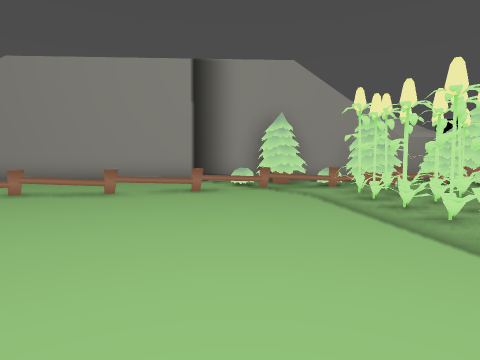
view 1 (above)

12 first-person views from a walk through a level from a Godot 3-D game. The camera is 1.4 m above the floor, tilts 4° down and sees 75° across. The floor is counted in squares, 2 m on a side. Each view is taken from the middle of a square. On the plan, view 1 faces up. The plan holds only what a view shows up to about 10 squares ahead; the rest is blank. The place goes on beyond the plan. Some surface patterns are stand-ins.

view 2
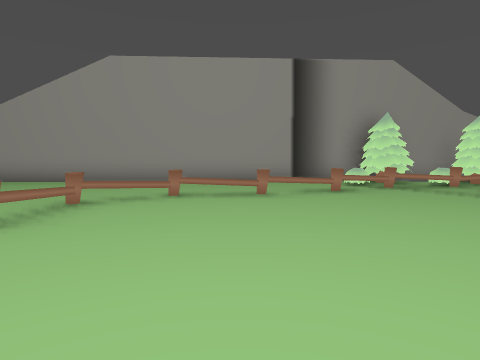

view 3
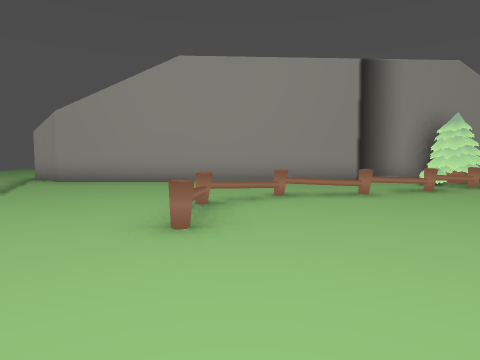

view 4
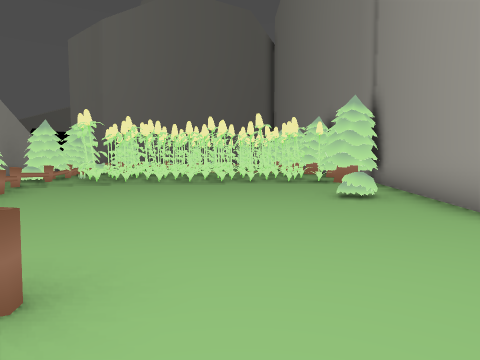

view 5
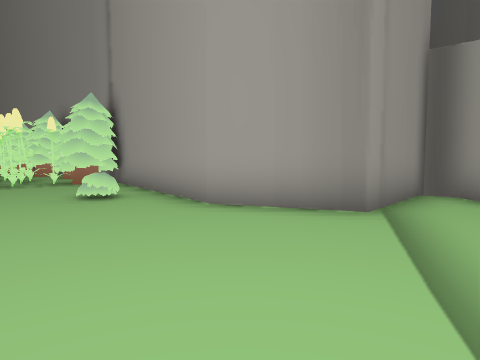

view 6
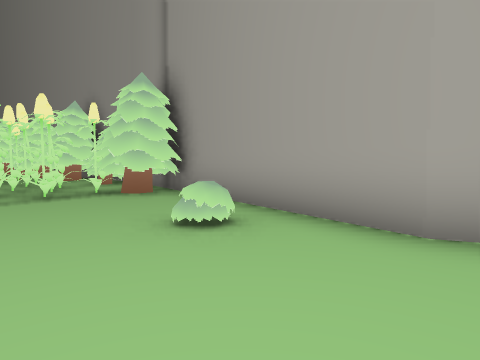

view 7
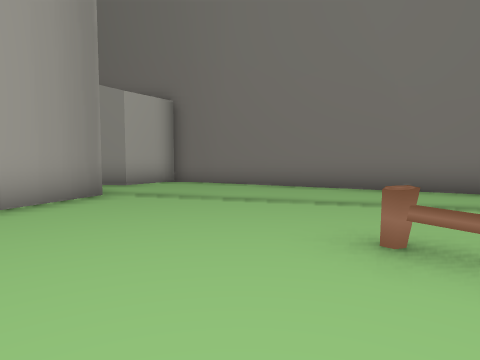

view 8
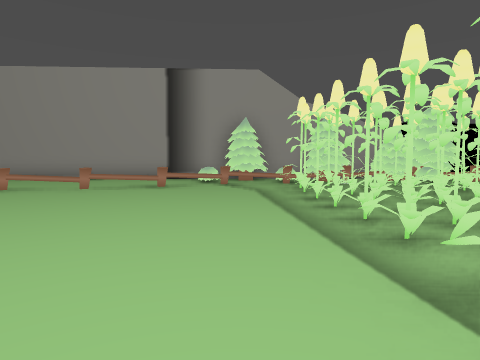

view 9
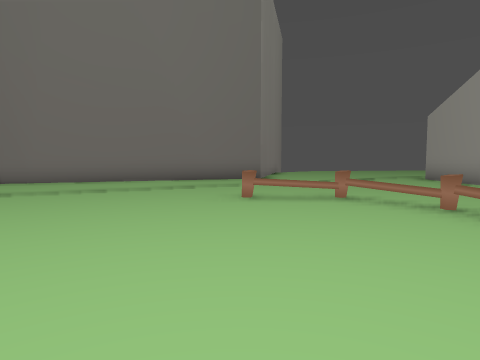

view 10
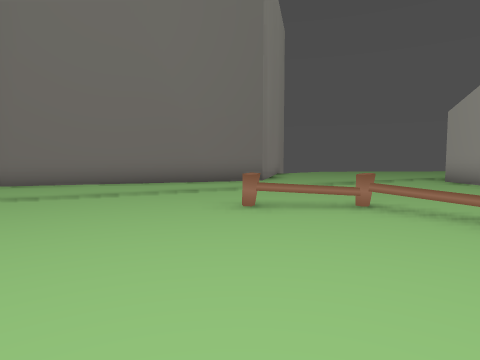

view 11
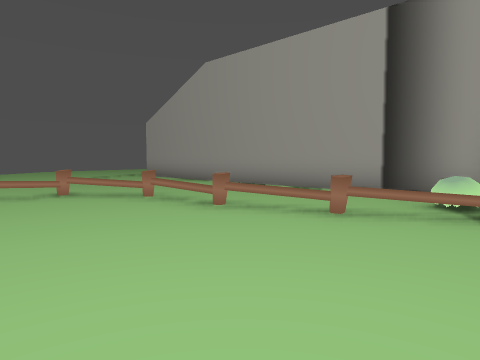

view 12
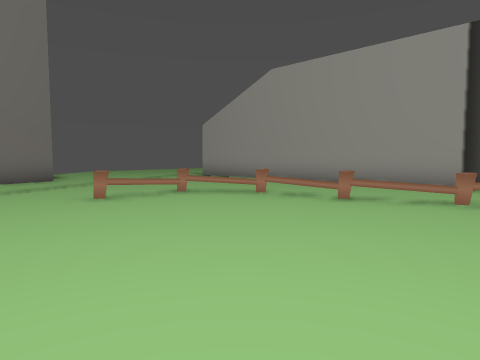

### Floor plan
Key: @ floor where view 1 was taken; # wall or solid block; x gap in a wall; . floor; = window, fence, low wall or low ledge; ^ raised ledge; T tree; B bush; H thing the floor can be seen under or through; O other object.
Columns run from 11 left of view 1 to 4 right of it. Each row starts with its distance up from view 1.
 10 ################
  9 x..........TTTTT
  8  ..........BTBBT
  7   ........HH#=^#
  6   .....HHH...###
  5 .. ...#......##
  4 #. ..#.......#
  3 ##. .........##
  2  #. .........##
  1  #.. .........^#
  0  #.. .....B@.###
 -1  ##.. .......TTO
 -2   #.. #######T#
 -3   #...#
 -4   #####

Where each view was taken, in squares from view 1:
view 1: 0 up, 0 right, facing up
view 2: 0 up, 3 left, facing up
view 3: 0 up, 5 left, facing up
view 4: 2 up, 7 left, facing right
view 5: 2 up, 7 left, facing down-right
view 6: 2 up, 4 left, facing down-right
view 7: 4 up, 3 left, facing down-left
view 8: 1 down, 1 right, facing up
view 9: 3 up, 0 right, facing left
view 10: 3 up, 1 left, facing left
view 11: 3 up, 1 right, facing up-left
view 12: 1 up, 0 right, facing up-left
